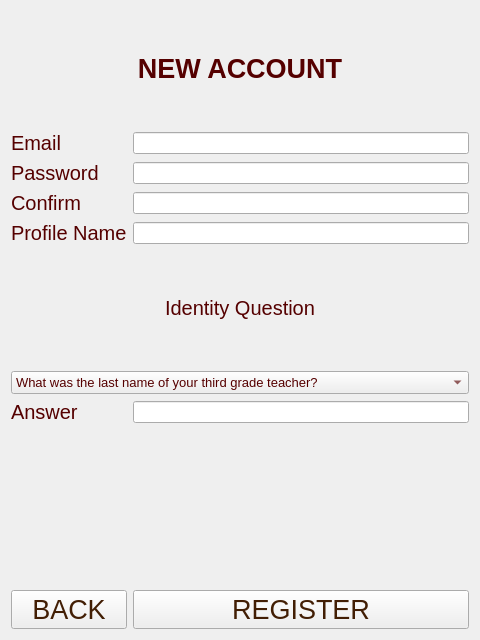
<?xml version="1.0" encoding="UTF-8"?>
<ui version="4.0">
 <class>Register</class>
 <widget class="QWidget" name="Register">
  <property name="geometry">
   <rect>
    <x>0</x>
    <y>0</y>
    <width>480</width>
    <height>640</height>
   </rect>
  </property>
  <property name="windowTitle">
   <string>Form</string>
  </property>
  <property name="styleSheet">
   <string notr="true">background-image: url(:/game/jackpots/jackpots/woodBG2.jpg);</string>
  </property>
  <layout class="QGridLayout" name="gridLayout">
   <item row="10" column="0">
    <widget class="QPushButton" name="backB">
     <property name="font">
      <font>
       <pointsize>20</pointsize>
       <weight>50</weight>
       <bold>false</bold>
      </font>
     </property>
     <property name="styleSheet">
      <string notr="true">color: rgb(66, 30, 4);</string>
     </property>
     <property name="text">
      <string>BACK</string>
     </property>
     <property name="icon">
      <iconset resource="resources.qrc">
       <normaloff>:/buttons/icons/icons/back.png</normaloff>:/buttons/icons/icons/back.png</iconset>
     </property>
     <property name="iconSize">
      <size>
       <width>40</width>
       <height>40</height>
      </size>
     </property>
    </widget>
   </item>
   <item row="0" column="0" colspan="2">
    <widget class="QLabel" name="label">
     <property name="font">
      <font>
       <pointsize>20</pointsize>
       <weight>75</weight>
       <bold>true</bold>
      </font>
     </property>
     <property name="styleSheet">
      <string notr="true">color: rgb(85, 0, 0);</string>
     </property>
     <property name="text">
      <string>NEW ACCOUNT</string>
     </property>
     <property name="alignment">
      <set>Qt::AlignCenter</set>
     </property>
    </widget>
   </item>
   <item row="1" column="0">
    <widget class="QLabel" name="label_2">
     <property name="font">
      <font>
       <pointsize>15</pointsize>
      </font>
     </property>
     <property name="styleSheet">
      <string notr="true">color: rgb(85, 0, 0);</string>
     </property>
     <property name="text">
      <string>Email</string>
     </property>
    </widget>
   </item>
   <item row="2" column="1">
    <widget class="QLineEdit" name="password">
     <property name="styleSheet">
      <string notr="true">color: rgb(66, 30, 4);</string>
     </property>
     <property name="echoMode">
      <enum>QLineEdit::Password</enum>
     </property>
    </widget>
   </item>
   <item row="1" column="1">
    <widget class="QLineEdit" name="email">
     <property name="styleSheet">
      <string notr="true">color: rgb(66, 30, 4);</string>
     </property>
    </widget>
   </item>
   <item row="2" column="0">
    <widget class="QLabel" name="label_6">
     <property name="font">
      <font>
       <pointsize>15</pointsize>
      </font>
     </property>
     <property name="styleSheet">
      <string notr="true">color: rgb(85, 0, 0);</string>
     </property>
     <property name="text">
      <string>Password</string>
     </property>
    </widget>
   </item>
   <item row="8" column="0" colspan="2">
    <widget class="QLabel" name="response">
     <property name="font">
      <font>
       <pointsize>15</pointsize>
      </font>
     </property>
     <property name="text">
      <string/>
     </property>
     <property name="alignment">
      <set>Qt::AlignCenter</set>
     </property>
    </widget>
   </item>
   <item row="3" column="0">
    <widget class="QLabel" name="label_7">
     <property name="font">
      <font>
       <pointsize>15</pointsize>
      </font>
     </property>
     <property name="styleSheet">
      <string notr="true">color: rgb(85, 0, 0);</string>
     </property>
     <property name="text">
      <string>Confirm</string>
     </property>
    </widget>
   </item>
   <item row="3" column="1">
    <widget class="QLineEdit" name="passwordConfirm">
     <property name="styleSheet">
      <string notr="true">color: rgb(66, 30, 4);</string>
     </property>
     <property name="echoMode">
      <enum>QLineEdit::Password</enum>
     </property>
    </widget>
   </item>
   <item row="4" column="0">
    <widget class="QLabel" name="label_4">
     <property name="font">
      <font>
       <pointsize>15</pointsize>
      </font>
     </property>
     <property name="styleSheet">
      <string notr="true">color: rgb(85, 0, 0);</string>
     </property>
     <property name="text">
      <string>Profile Name</string>
     </property>
    </widget>
   </item>
   <item row="4" column="1">
    <widget class="QLineEdit" name="profileName">
     <property name="styleSheet">
      <string notr="true">color: rgb(66, 30, 4);</string>
     </property>
    </widget>
   </item>
   <item row="5" column="0" colspan="2">
    <widget class="QLabel" name="label_5">
     <property name="font">
      <font>
       <pointsize>15</pointsize>
      </font>
     </property>
     <property name="styleSheet">
      <string notr="true">color: rgb(85, 0, 0);</string>
     </property>
     <property name="text">
      <string>Identity Question</string>
     </property>
     <property name="alignment">
      <set>Qt::AlignCenter</set>
     </property>
    </widget>
   </item>
   <item row="6" column="0" colspan="2">
    <widget class="QComboBox" name="identityQuestionBox">
     <property name="font">
      <font>
       <pointsize>10</pointsize>
      </font>
     </property>
     <property name="styleSheet">
      <string notr="true">color: rgb(85, 0, 0);</string>
     </property>
     <item>
      <property name="text">
       <string>What was the last name of your third grade teacher?</string>
      </property>
     </item>
     <item>
      <property name="text">
       <string>What was the name of the boy/girl you had your second kiss with?</string>
      </property>
     </item>
     <item>
      <property name="text">
       <string>Where were you when you had your first kiss?</string>
      </property>
     </item>
     <item>
      <property name="text">
       <string>When you were young, what did you want to be when you grew up?</string>
      </property>
     </item>
     <item>
      <property name="text">
       <string>Who was your childhood hero?</string>
      </property>
     </item>
     <item>
      <property name="text">
       <string>What is your oldest cousin's first/last name?</string>
      </property>
     </item>
     <item>
      <property name="text">
       <string>What was the name of your elementary/primary school?</string>
      </property>
     </item>
     <item>
      <property name="text">
       <string>What are the last 5 digits of your driver's license number?</string>
      </property>
     </item>
    </widget>
   </item>
   <item row="7" column="0">
    <widget class="QLabel" name="label_8">
     <property name="font">
      <font>
       <pointsize>15</pointsize>
      </font>
     </property>
     <property name="styleSheet">
      <string notr="true">color: rgb(85, 0, 0);</string>
     </property>
     <property name="text">
      <string>Answer</string>
     </property>
    </widget>
   </item>
   <item row="7" column="1">
    <widget class="QLineEdit" name="answer">
     <property name="styleSheet">
      <string notr="true">color: rgb(66, 30, 4);</string>
     </property>
    </widget>
   </item>
   <item row="10" column="1">
    <widget class="QPushButton" name="registerUser">
     <property name="font">
      <font>
       <pointsize>20</pointsize>
       <weight>50</weight>
       <bold>false</bold>
      </font>
     </property>
     <property name="styleSheet">
      <string notr="true">color: rgb(66, 30, 4);</string>
     </property>
     <property name="text">
      <string>REGISTER</string>
     </property>
     <property name="icon">
      <iconset resource="resources.qrc">
       <normaloff>:/buttons/icons/icons/confirm.png</normaloff>:/buttons/icons/icons/confirm.png</iconset>
     </property>
     <property name="iconSize">
      <size>
       <width>40</width>
       <height>40</height>
      </size>
     </property>
    </widget>
   </item>
   <item row="9" column="0" colspan="2">
    <spacer name="verticalSpacer">
     <property name="orientation">
      <enum>Qt::Vertical</enum>
     </property>
     <property name="sizeType">
      <enum>QSizePolicy::Ignored</enum>
     </property>
     <property name="sizeHint" stdset="0">
      <size>
       <width>20</width>
       <height>40</height>
      </size>
     </property>
    </spacer>
   </item>
  </layout>
 </widget>
 <resources>
  <include location="resources.qrc"/>
 </resources>
 <connections/>
</ui>
